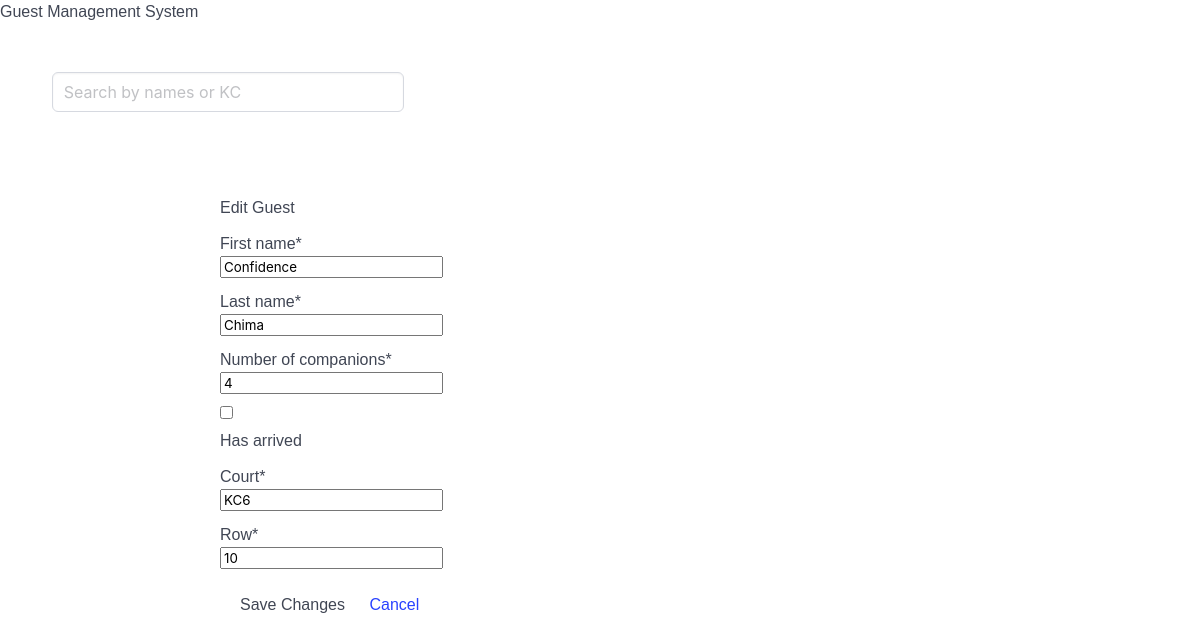
Screenshot of /guest/2/edit/ with the database file from the repository.
### guests/models.py (models this page shows, shortened)
class Guest(models.Model):
    first_name = models.CharField(max_length=100)
    last_name = models.CharField(max_length=100)
    has_arrived = models.BooleanField(default=False)
    number_of_companions = models.PositiveIntegerField(default=0)
    court = models.CharField(max_length=5, null=True)
    row = models.PositiveIntegerField(default=0)

### guests/views.py (the view, shortened to what this page needs)
# urls.py: path('guest/<int:pk>/edit/', GuestUpdateView.as_view(), name='guest-edit'),
class GuestUpdateView(UpdateView):
    model = Guest
    fields = ['first_name', 'last_name', 'number_of_companions', 'has_arrived', 'court', 'row']
    template_name = 'guests/guest_edit.html'
    success_url = reverse_lazy('list_guests')

### guests/templates/guests/guest_edit.html (shortened to what this page needs)
{% extends "guests/base.html" %}
{% block content %}
{% load crispy_forms_tags %}
<div class="container">
    <h1 class="mt-4 mb-3">Edit Guest</h1>
    <form method="post" novalidate>
        {{ form|crispy }}
        <div class="d-flex justify-content-between mt-3">
            <button type="submit" class="btn btn-primary">Save Changes</button>
            <a href="{% url 'list_guests' %}" class="btn btn-secondary">Cancel</a>
        </div>
    </form>
</div>
{% endblock %}

### rows the page displays
Guest: first_name "Confidence", last_name "Chima", number_of_companions "4", court "KC6", row "10"
